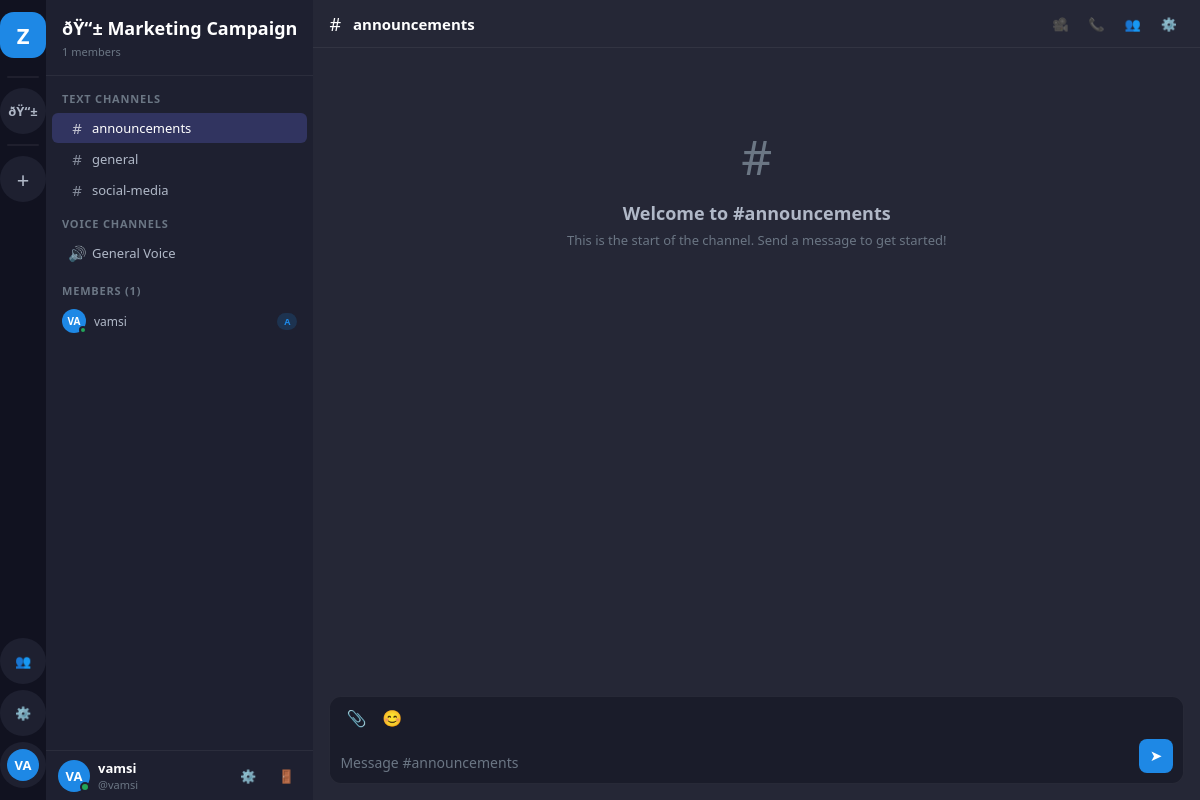
Screenshot of /project/1/channel/2/ (signed in) with the database file from the repository.
### workspace/models.py (models this page shows, shortened)
class Project(models.Model):
    name = models.CharField(max_length=200)
    description = models.TextField(blank=True)
    icon = models.CharField(max_length=10, default='💼')
    color = models.CharField(max_length=7, default='#7c5cbf')
    created_by = models.ForeignKey(User, on_delete=models.CASCADE, related_name='created_projects')
    members = models.ManyToManyField(User, through='ProjectMember', related_name='projects')
    created_at = models.DateTimeField(auto_now_add=True)
    is_active = models.BooleanField(default=True)
    invite_code = models.CharField(max_length=20, unique=True, blank=True)
    class Meta:
        db_table = 'zc_projects'
        ordering = ['-created_at']
    def get_member_role(self, user):
        try:
            return ProjectMember.objects.get(project=self, user=user).role
        except ProjectMember.DoesNotExist:
            return None

class Channel(models.Model):
    TYPES = [('text', 'Text'), ('voice', 'Voice')]
    project = models.ForeignKey(Project, on_delete=models.CASCADE, related_name='channels')
    name = models.CharField(max_length=100)
    type = models.CharField(max_length=20, default='text', choices=TYPES)
    description = models.TextField(blank=True)
    created_by = models.ForeignKey(User, on_delete=models.SET_NULL, null=True, related_name='created_channels')
    created_at = models.DateTimeField(auto_now_add=True)
    class Meta:
        db_table = 'zc_channels'
        ordering = ['type', 'name']

### accounts/models.py (models this page shows, shortened)
class User(AbstractUser):
    ROLE_CHOICES = [
        ('super_admin', 'Super Admin'),
        ('hr', 'HR'),
        ('employee', 'Employee'),
    ]
    STATUS_CHOICES = [
        ('online', 'Online'),
        ('offline', 'Offline'),
        ('busy', 'Busy'),
        ('away', 'Away'),
    ]
    display_name = models.CharField(max_length=100, blank=True)
    avatar = models.ImageField(upload_to='avatars/', null=True, blank=True)
    is_super_admin = models.BooleanField(default=False)  # Legacy, kept for compatibility
    role = models.CharField(max_length=20, default='employee', choices=ROLE_CHOICES)
    status = models.CharField(max_length=20, default='offline', choices=STATUS_CHOICES)
    bio = models.TextField(blank=True)
    phone = models.CharField(max_length=20, blank=True)
    created_by = models.ForeignKey('self', on_delete=models.SET_NULL, null=True, blank=True, related_name='created_users')
    class Meta:
        db_table = 'zc_users'
    def get_display_name(self):
        return self.display_name or self.get_full_name() or self.username
    def get_status_color(self):
        return {
            'online': '#23a55a',
            'offline': '#80848e',
            'busy': '#f23f43',
            'away': '#f0b232',
        }.get(self.status, '#80848e')
    def get_initials(self):
        name = self.get_display_name()
        parts = name.split()
        if len(parts) >= 2:
            return (parts[0][0] + parts[1][0]).upper()
        return name[:2].upper() if name else 'U'

### workspace/views.py (the view)
# urls.py: path('project/<int:project_id>/channel/<int:channel_id>/', views.channel_view, name='channel_view'),
@login_required
def channel_view(request, project_id, channel_id):
    project = get_object_or_404(Project, id=project_id, is_active=True)
    channel = get_object_or_404(Channel, id=channel_id, project=project)
    if not project.members.filter(id=request.user.id).exists():
        return redirect('dashboard')
    if channel.type == 'voice':
        return render(request, 'calls/voice_channel.html', _project_context(request, project, channel))
    msgs = []
    try:
        from messaging.models import Message
        msgs = Message.objects.filter(channel=channel).select_related('sender').order_by('created_at')[:50]
    except Exception:
        msgs = []
    ctx = _project_context(request, project, channel)
    ctx['messages'] = msgs
    return render(request, 'workspace/channel_view.html', ctx)

### workspace/templatetags/workspace_tags.py (called while the page is built)
@register.filter
def get_item(dictionary, key):
    return dictionary.get(key)

### workspace/views.py (called while the page is built)
def _project_context(request, project, channel):
    channels = project.channels.all()
    members = project.members.select_related().all()
    member_roles = {pm.user_id: pm.role for pm in project.memberships.all()}
    return {
        'project': project,
        'channel': channel,
        'text_channels': channels.filter(type='text'),
        'voice_channels': channels.filter(type='voice'),
        'members': members,
        'member_roles': member_roles,
        'member_role': project.get_member_role(request.user),
        'all_projects': request.user.projects.filter(is_active=True),
    }

### templates/workspace/channel_view.html (shortened to what this page needs)
{% extends 'base.html' %}
{% load workspace_tags %}
{% with current_project=project %}
{% block sidebar %}
<nav class="sidebar-channels">
  <div class="sc-header" onclick="window.location='/project/{{ project.id }}/'">
    <h2>{{ project.icon }} {{ project.name }}</h2>
    <p style="font-size:11px;color:var(--text-3)">{{ members.count }} members</p>
  </div>
  <div class="sc-body">
    <div class="sc-section">
      <div class="sc-section-title">
        Text Channels
      </div>
      {% for ch in text_channels %}
      <a href="/project/{{ project.id }}/channel/{{ ch.id }}/"
         class="ch-item {% if channel and channel.id == ch.id %}active{% endif %}">
        <span class="ch-icon">#</span>
        <span class="ch-name">{{ ch.name }}</span>
      </a>
      {% endfor %}
    </div>
    <div class="sc-section">
      <div class="sc-section-title">
        Voice Channels
      </div>
      {% for ch in voice_channels %}
      <a href="/project/{{ project.id }}/channel/{{ ch.id }}/"
         class="ch-item {% if channel and channel.id == ch.id %}active{% endif %}">
        <span class="ch-icon">🔊</span>
        <span class="ch-name">{{ ch.name }}</span>
      </a>
      {% endfor %}
    </div>
    <div class="sc-section" style="margin-top:8px">
      <div class="sc-section-title">
        Members ({{ members.count }})
      </div>
      {% for member in members %}
      <a href="/profile/{{ member.username }}/" class="sc-member">
        <div class="avatar-wrap">
          <div class="avatar avatar-24" style="background:var(--accent)">{{ member.get_initials }}</div>
          <div class="status-dot" style="background:{{ member.get_status_color }};border-color:var(--bg-sidebar-r);width:8px;height:8px;bottom:-1px;right:-1px"></div>
        </div>
        <div style="flex:1;min-width:0">
          <div style="font-size:12px;font-weight:500;overflow:hidden;text-overflow:ellipsis;white-space:nowrap">{{ member.get_display_name }}</div>
        </div>
        {% with role=member_roles|get_item:member.id %}
        {% if role == 'admin' %}<span class="badge badge-accent" style="font-size:9px">A</span>{% endif %}
        {% endwith %}
      </a>
      {% endfor %}
    </div>
  </div>
  <div class="sc-userbar">
    <div class="avatar-wrap">
      <div class="avatar avatar-32" style="background:var(--accent)">{{ user.get_initials }}</div>
      <div class="status-dot my-status-dot" style="background:{{ user.get_status_color }};border-color:var(--bg-sidebar-r)"></div>
    </div>
    <div style="flex:1;min-width:0">
      <div class="ub-name">{{ user.get_display_name }}</div>
      <div class="ub-tag">@{{ user.username }}</div>
    </div>
    <a href="/profile/" class="btn btn-ghost btn-icon" title="Settings">⚙️</a>
    <a href="/logout/" class="btn btn-ghost btn-icon" title="Logout" onclick="return confirm('Sign out?')">🚪</a>
  </div>
</nav>
{% endblock %}
{% block content %}
<div id="chat-root"
     data-room-type="channel"
     data-room-id="{{ channel.id }}"
     data-user-id="{{ user.id }}"
     style="display:flex;flex-direction:column;height:100%">
  <div class="content-header">
    <span class="ch-icon-lg">#</span>
    <h3>{{ channel.name }}</h3>
    <div class="header-actions">
      <button class="btn btn-ghost btn-icon" title="Start video call" onclick="startChannelCall('video')">🎥</button>
      <button class="btn btn-ghost btn-icon" title="Start audio call" onclick="startChannelCall('audio')">📞</button>
      <button class="btn btn-ghost btn-icon" title="Members" onclick="toggleMembersPanel()">👥</button>
      {% if member_role == 'admin' %}
      <button class="btn btn-ghost btn-icon" title="Project settings" onclick="openModal('project-settings-modal')">⚙️</button>
      {% endif %}
    </div>
  </div>
  <div class="chat-area" id="chat-area" style="flex:1;overflow-y:auto;padding:16px">
    <div class="messages-list" id="messages-list">
      {% if messages %}
        {% for msg in messages %}
        <div class="message-row" data-msg-id="{{ msg.id }}" data-sender-id="{{ msg.sender_id }}">
          <div class="avatar avatar-36 msg-avatar" style="background:var(--accent)">
            {% if msg.sender.avatar %}
              <img src="{{ msg.sender.avatar.url }}" alt="">
            {% else %}
              {{ msg.sender.get_initials }}
            {% endif %}
          </div>
          <div class="msg-body">
            <div class="msg-meta">
              <span class="msg-name">{{ msg.sender.get_display_name }}{% if msg.sender == user %} <span style="color:var(--text-3);font-size:11px">(you)</span>{% endif %}</span>
              <span class="msg-time">{{ msg.created_at|date:"H:i" }}</span>
            </div>
            {% if msg.is_deleted %}
              <div class="msg-text deleted"><em>[Message deleted]</em></div>
            {% elif msg.file %}
              {% if msg.is_image %}
                <div class="msg-file"><img src="{{ msg.file.url }}" alt="{{ msg.file_name }}" loading="lazy" style="max-width:400px;max-height:300px;border-radius:8px;cursor:pointer" onclick="window.open('{{ msg.file.url }}','_blank')"></div>
              {% else %}
                <div class="msg-file">
                  <div class="msg-file-info">
                    <div class="msg-file-icon">📎</div>
                    <div class="msg-file-meta">
                      <div class="msg-file-name">{{ msg.file_name }}</div>
                      <div class="msg-file-size">{{ msg.format_file_size }}</div>
                    </div>
                    <a href="{{ msg.file.url }}" download="{{ msg.file_name }}" class="msg-file-dl">⬇ Download</a>
                  </div>
                </div>
              {% endif %}
            {% else %}
              <div class="msg-text">{{ msg.content }}</div>
            {% endif %}
          </div>
          {% if msg.sender == user %}
          <div class="msg-actions" style="display:none;gap:4px;align-self:flex-start;margin-top:2px">
            <button class="btn btn-ghost btn-sm delete-msg" data-msg-id="{{ msg.id }}" title="Delete">🗑️</button>
          </div>
          {% endif %}
        </div>
        {% endfor %}
      {% else %}
        <div style="text-align:center;padding:60px 20px;color:var(--text-3)">
          <div style="font-size:48px;margin-bottom:12px">#</div>
          <h3 style="font-size:18px;color:var(--text-2);margin-bottom:6px">Welcome to #{{ channel.name }}</h3>
          <p style="font-size:13px">This is the start of the channel. Send a message to get started!</p>
        </div>
      {% endif %}
    </div>
  </div>
  <div id="typing-indicator" class="typing-indicator"></div>
  <div class="chat-input-area">
    <div class="chat-input-wrap">
      <div class="chat-input-toolbar">
        <label class="toolbar-btn" title="Attach file" style="cursor:pointer">
          📎
        </label>
        <button class="toolbar-btn" title="Emoji">😊</button>
      </div>
      <div class="chat-input-row">
        <textarea id="chat-input" class="chat-input" rows="1"
                  placeholder="Message #{{ channel.name }}"></textarea>
        <button id="send-btn" class="send-btn" title="Send">➤</button>
      </div>
    </div>
  </div>
</div>
{% endblock %}
{% endwith %}

### templates/base.html (shortened to what this page needs)
<!DOCTYPE html>
<html lang="en">
<head>
<link rel="stylesheet" href="/static/css/main.css">
</head>
<body>
<div class="app-shell">
  <nav class="sidebar-projects" id="sidebar-projects">
    <a href="/dashboard/" class="sp-btn sp-logo" title="ZayronConnect">Z</a>
    <div class="sp-divider"></div>
    {% for project in all_projects %}
    <a href="/project/{{ project.id }}/"
       class="sp-btn {% if current_project and current_project.id == project.id %}active{% endif %}"
       title="{{ project.name }}"
       style="{% if current_project and current_project.id == project.id %}background:{{ project.color }}{% endif %}">
      {{ project.icon }}
    </a>
    {% endfor %}
    <div class="sp-divider"></div>
    <a href="/project/create/" class="sp-btn" title="New Project">
      <span style="font-size:22px;font-weight:300">+</span>
    </a>
    {% if user.is_super_admin %}
    <a href="{% url 'user_management' %}" class="sp-btn" title="User Management">
      👥
    </a>
    {% endif %}
    {% if user.is_super_admin or user.is_staff %}
    <a href="/admin-panel/" class="sp-btn" title="Admin Panel">
      ⚙️
    </a>
    {% endif %}
    <a href="/profile/" class="sp-btn" title="Profile">
      <div class="avatar avatar-32" style="background:var(--accent)">{{ user.get_initials }}</div>
    </a>
  </nav>
  {% block sidebar %}{% endblock %}
  <main class="main-content" id="main-content">
    {% block content %}{% endblock %}
  </main>
</div>
</body>
</html>

### rows the page displays
Project: icon "ðŸ“±", name "Marketing Campaign"
User: get_initials "VA", get_display_name "vamsi", username "vamsi"
Channel: name "announcements", name "Message #announcements"
Channel: name "general"
Channel: name "social-media"
Channel: name "General Voice"

### other values shown
{{ members.count }} "1"
